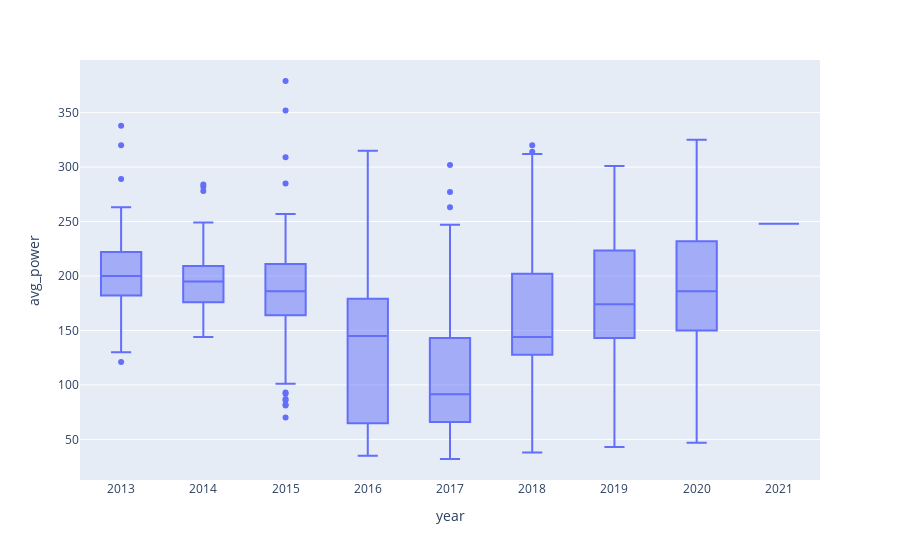

This figure's notebook cell:
### Code cell
#Plot heart rate 
fig = px.box(data_strava, x="year",y="avg_power")
fig.show()

### Figure 1 — Plotly figure (JSON) as saved in the notebook; plotly's stock layout.template omitted (floating-point values rounded to 4 significant figures; data arrays with more than 128 entries replaced by an {"elided": "..."} marker saying what was removed)
{"data": [{"alignmentgroup": "True", "hovertemplate": "year=%{x}<br>avg_power=%{y}<extra></extra>", "legendgroup": "", "marker": {"color": "#636efa"}, "name": "", "notched": false, "offsetgroup": "", "orientation": "v", "showlegend": false, "type": "box", "x": {"elided": "1738 str values"}, "x0": " ", "xaxis": "x", "y": {"elided": "1738 int values"}, "y0": " ", "yaxis": "y"}], "layout": {"boxmode": "group", "legend": {"tracegroupgap": 0}, "margin": {"t": 60}, "xaxis": {"anchor": "y", "domain": [0, 1], "title": {"text": "year"}}, "yaxis": {"anchor": "x", "domain": [0, 1], "title": {"text": "avg_power"}}}}
